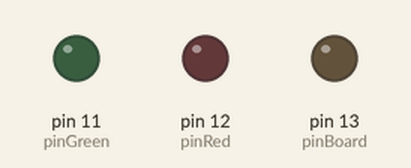
A sketch run on a simulated Arduino Uno, built with avr-gcc and run on an emulated ATmega328P. Parts: output pins drawn as LEDs (lit = HIGH).

Above: at 0.5 s.
At 1.5 s:
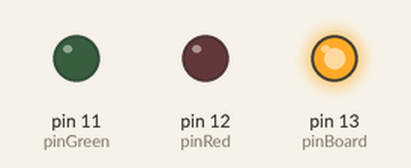
At 3.5 s:
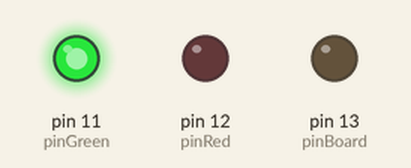
At 5.5 s:
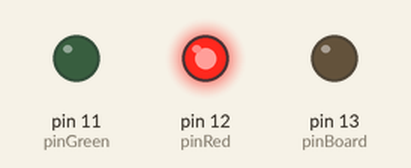
Timing chart, 0 to 6.9 s (numbered marks = the images above):
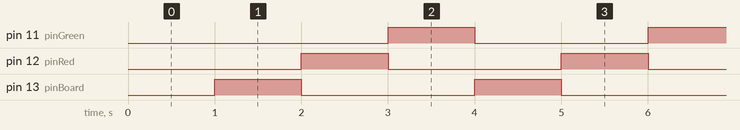

Measured:
- by itself, pin 11 (pinGreen), pin 12 (pinRed), pin 13 (pinBoard): alternates HIGH for 1.0 s and LOW for 2.0 s
- by itself, everything shown: repeats every 3.0 s, in 3 steps

The sketch:

mRahi2Lab1.ino
```cpp
//Minahil Rahimullah, 660853122, mRahi2
//Lab 01 - Three Blinking Lights
//Description: Program will allow three lights to go of in intervals of one second in order of board, red LED, and green LED, looping infinitly.
//Assumptions: Expected all wires and parts to work, Expected the program to fully take care of the on board light as it is assigned to pin 13.
//Refrences: Circuit Basics Diagram
//TA name: Kaz, 1/22/2023 11:00 am.

int pinBoard = 13;
int pinRed = 12;
int pinGreen = 11;
unsigned long prev = 0;
int interval = 1000;
int on = 0;

void setup() {

  pinMode(pinBoard, OUTPUT);
  pinMode(pinRed, OUTPUT);
  pinMode(pinGreen, OUTPUT);

}

void loop() {
  unsigned long curr = millis();
  if (curr - prev >= interval) {
   prev = curr;
   if(on == 0) {
     on = 1;
     digitalWrite(pinGreen, LOW); //If the Green is on before board, turn it off
     digitalWrite(pinBoard, HIGH); //Turns on board light
   } else if (on == 1) {
     on = 2;
     digitalWrite(pinBoard, LOW);//Turns off board light
     digitalWrite(pinRed, HIGH); //Turns on Red LED
   } else {
     on = 0;
     digitalWrite(pinRed, LOW); //Turns off red LED
     digitalWrite(pinGreen, HIGH); //Turns on Green LED
   }
}
}
```
